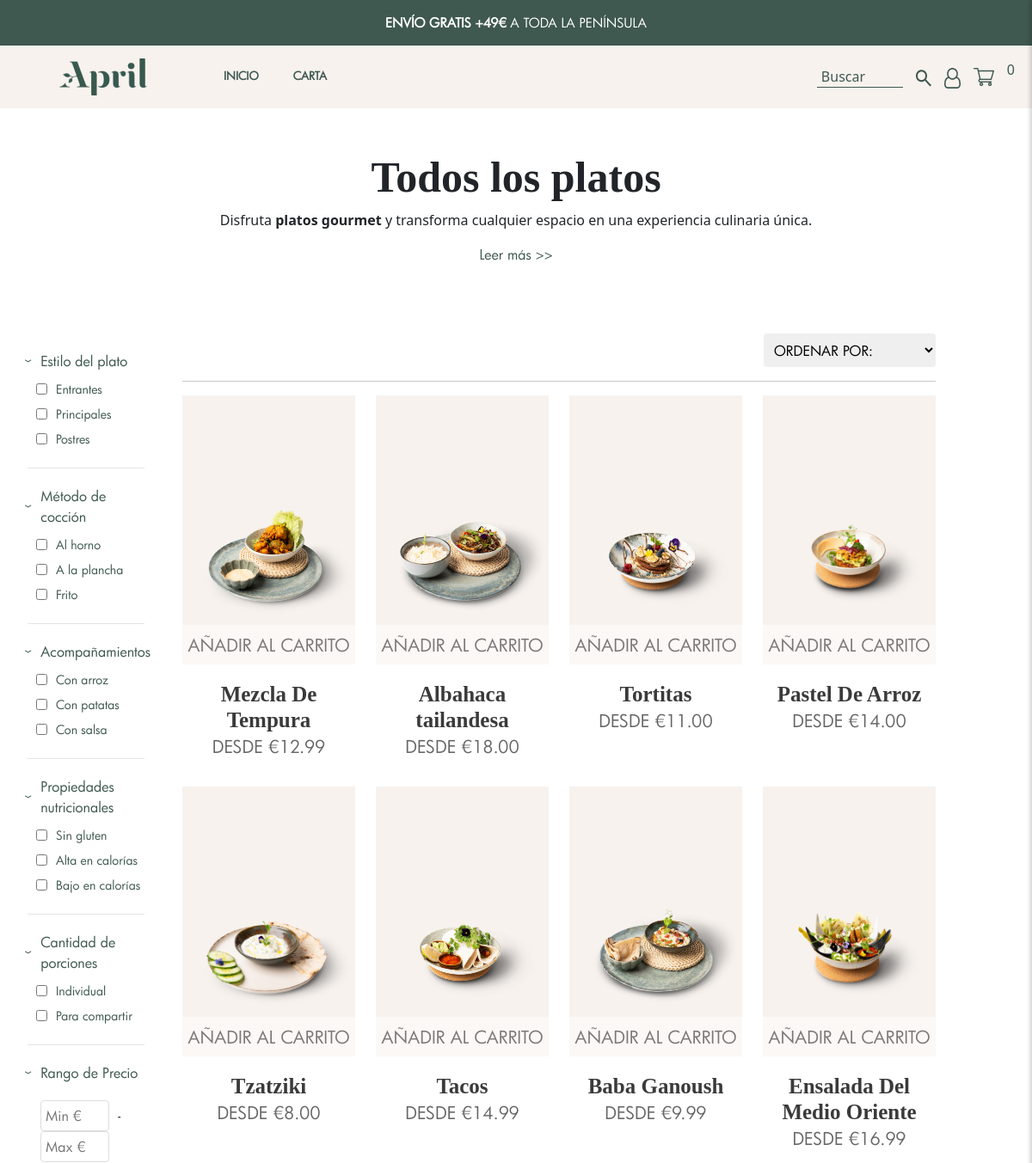
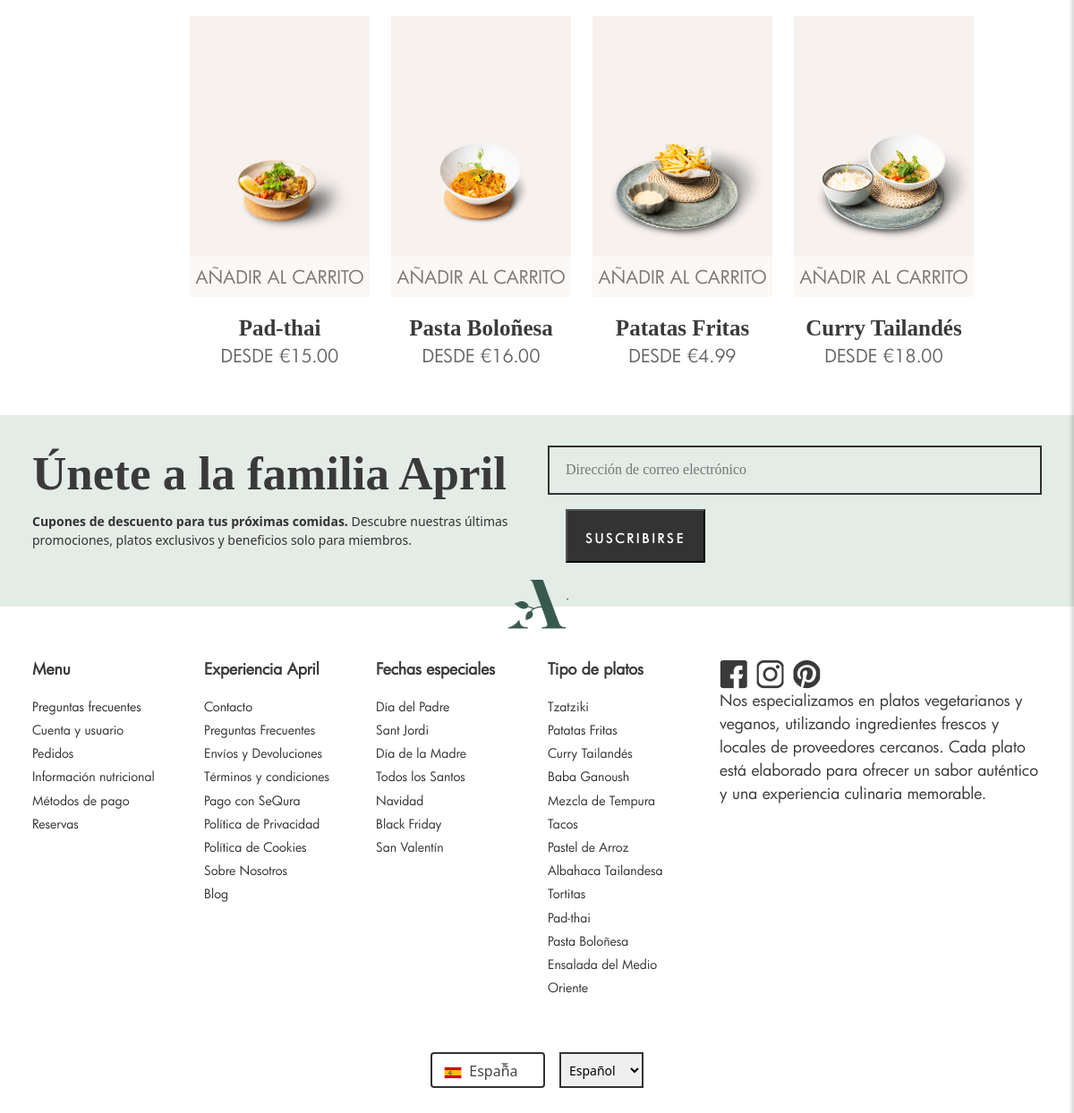
The app's page /?controller=producto&action=carta with its own data (2 pictures, top to bottom).
### tables this page shows
CREATE TABLE IF NOT EXISTS `Productos` (
  `ID_Producto` int NOT NULL AUTO_INCREMENT,
  `Nombre` varchar(100) NOT NULL,
  `Descripcion` text,
  `Precio` decimal(10,2) NOT NULL,
  `Imagen` varchar(255) DEFAULT NULL,
  `cantidad` int DEFAULT '1',
  PRIMARY KEY (`ID_Producto`)
);

### controller/productoController.php (called while the page is built, shortened)
<?php
include_once("model/PlatosDAO.php");
class productoController
{
    public function carta()
    {
        $productos = platosDAO::getAll();
        include_once 'view/header.php';
        include_once 'view/carta.php';
        include_once 'view/footer.php';
    }
}

### model/platosDAO.php (called while the page is built, shortened)
<?php
class platosDAO {
    public static function getAll($id = "L"){
        $con = database::connect();
        $stmt = $con->prepare("SELECT * FROM Productos");
        $stmt->execute();
        $result = $stmt->get_result();
        $productos=[];
        while($producto = $result->fetch_object("Platos")){
            $productos[] = $producto;
        }
        return $productos;
    }
 }
?>

### model/productos.php (called while the page is built, shortened)
<?php
abstract class Productos{
    protected $Nombre;
    protected $Precio;
    protected $Imagen;
    public function getImagen()
    {
        return $this->Imagen;
    }
    public function getPrecio()
    {
        return $this->Precio;
    }
    public function getNombre()
    {
        return $this->Nombre;
    }
}
?>

### view/carta.php (the view, shortened to what this page needs)
<!DOCTYPE html>
<html lang="en">
<head>
    <link href="https://cdn.jsdelivr.net/npm/bootstrap@5.3.3/dist/css/bootstrap.min.css" rel="stylesheet">
    <link rel="stylesheet" href="css/carta.css">
</head>
<body>
    <main>
        <section class="Seccion-titulo-carta">
            <h1>Todos los platos</h1>
            <p>Disfruta <b>platos gourmet</b> y transforma cualquier espacio en una experiencia culinaria única.</p>
            <a>Leer más >></a>
        </section>
        <div class="container-fluid">
            <div class="row">
                <div class="col-md-2">
                    <div class="filtro-sidebar">
                        <div class="filtro-seccion">
                            <div class="filtro-titulo"><span class="flecha-filtro">›</span>Estilo del plato </div>
                            <div class="filtro-contenido">
                                <div class="filtro-opcion">
                                    <input type="checkbox" id="estilo1">
                                    <label for="estilo1">Entrantes</label>
                                </div>
                                <div class="filtro-opcion">
                                    <input type="checkbox" id="estilo2">
                                    <label for="estilo2">Principales</label>
                                </div>
                                <div class="filtro-opcion">
                                    <input type="checkbox" id="estilo3">
                                    <label for="estilo3">Postres</label>
                                </div>
                            </div>
                        </div>
                        <div class="filtro-seccion">
                            <div class="filtro-titulo"><span class="flecha-filtro">›</span>Método de cocción</div>
                            <div class="filtro-contenido">
                                <div class="filtro-opcion">
                                    <input type="checkbox" id="metodo1">
                                    <label for="metodo1">Al horno</label>
                                </div>
                                <div class="filtro-opcion">
                                    <input type="checkbox" id="metodo2">
                                    <label for="metodo2">A la plancha</label>
                                </div>
                                <div class="filtro-opcion">
                                    <input type="checkbox" id="metodo3">
                                    <label for="metodo3">Frito</label>
                                </div>
                            </div>
                        </div>
                        <div class="filtro-seccion">
                            <div class="filtro-titulo"><span class="flecha-filtro">›</span>Acompañamientos</div>
                            <div class="filtro-contenido">
                                <div class="filtro-opcion">
                                    <input type="checkbox" id="acomp1">
                                    <label for="acomp1">Con arroz</label>
                                </div>
                                <div class="filtro-opcion">
                                    <input type="checkbox" id="acomp2">
                                    <label for="acomp2">Con patatas</label>
                                </div>
                                <div class="filtro-opcion">
                                    <input type="checkbox" id="acomp3">
                                    <label for="acomp3">Con salsa</label>
                                </div>
                            </div>
                        </div>
                        <div class="filtro-seccion">
                            <div class="filtro-titulo"><span class="flecha-filtro">›</span>Propiedades nutricionales</div>
                            <div class="filtro-contenido">
                                <div class="filtro-opcion">
                                    <input type="checkbox" id="prop1">
                                    <label for="prop1">Sin gluten</label>
                                </div>
                                <div class="filtro-opcion">
                                    <input type="checkbox" id="prop2">
                                    <label for="prop2">Alta en calorías</label>
                                </div>
                                <div class="filtro-opcion">
                                    <input type="checkbox" id="prop3">
                                    <label for="prop3">Bajo en calorías</label>
                                </div>
                            </div>
                        </div>
                        <div class="filtro-seccion">
                            <div class="filtro-titulo"><span class="flecha-filtro">›</span>Cantidad de porciones</div>
                            <div class="filtro-contenido">
                                <div class="filtro-opcion">
                                    <input type="checkbox" id="porc1">
                                    <label for="porc1">Individual</label>
                                </div>
                                <div class="filtro-opcion">
                                    <input type="checkbox" id="porc2">
                                    <label for="porc2">Para compartir</label>
                                </div>
                            </div>
                        </div>
                        <div class="filtro-seccion">
                            <div class="filtro-titulo"><span class="flecha-filtro">›</span>Rango de Precio</div>
                            <div class="filtro-contenido">
                                <div class="rango-filtro">
                                    <input type="number" class="entrada-rango" placeholder="Min €">
                                    <span>-</span>
                                    <input type="number" class="entrada-rango" placeholder="Max €">
                                </div>
                            </div>
                        </div>
                    </div>
                </div>
                <div class="col-md-9">
                    <div class="contenedor-seleccion-ordenar mb-3">
                        <select class="seleccion-ordenar">
                            <option>ORDENAR POR:</option>
                        </select>
                    </div>
                    <hr class="hr-margen">
                    <div class="row">
                        <?php foreach ($productos as $producto) { ?>
                            <div class="col-md-3 mb-3">
                                <div class="plato-card text-center">
                                    <img src="img/<?= htmlspecialchars($producto->getImagen()); ?>" class="plato-img" alt="<?= htmlspecialchars($producto->getNombre()); ?>">
                                    <form action="?controller=producto&action=addProducto" method="POST">
                                        <button type="submit" class="btn-anadir">AÑADIR AL CARRITO</button>
                                    </form>
                                </div>
                                <div class="texto-producto">
                                    <h5><?= htmlspecialchars($producto->getNombre()); ?></h5>
                                    <p>DESDE €<?= htmlspecialchars($producto->getPrecio()); ?></p>
                                </div>
                            </div>
                        <?php } ?>
                    </div>
                </div>
            </div>
        </div>
    </main>
</body>
</html>

### records on screen
productos: Imagen (picture), Nombre "Mezcla De Tempura", Precio "12.99"
productos: Imagen (picture), Nombre "Albahaca tailandesa", Precio "18.00"
productos: Imagen+Nombre (picture), Nombre "Tortitas", Precio "11.00"
productos: Imagen (picture), Nombre "Pastel De Arroz", Precio "14.00"
productos: Imagen+Nombre (picture), Nombre "Tzatziki", Precio "8.00"
productos: Imagen+Nombre (picture), Nombre "Tacos", Precio "14.99"
productos: Imagen (picture), Nombre "Baba Ganoush", Precio "9.99"
productos: Imagen (picture), Nombre "Ensalada Del Medio Oriente", Precio "16.99"
productos: Imagen (picture), Nombre "Pad-thai", Precio "15.00"
productos: Imagen (picture), Nombre "Pasta Boloñesa", Precio "16.00"
productos: Imagen (picture), Nombre "Patatas Fritas", Precio "4.99"
productos: Imagen (picture), Nombre "Curry Tailandés", Precio "18.00"
